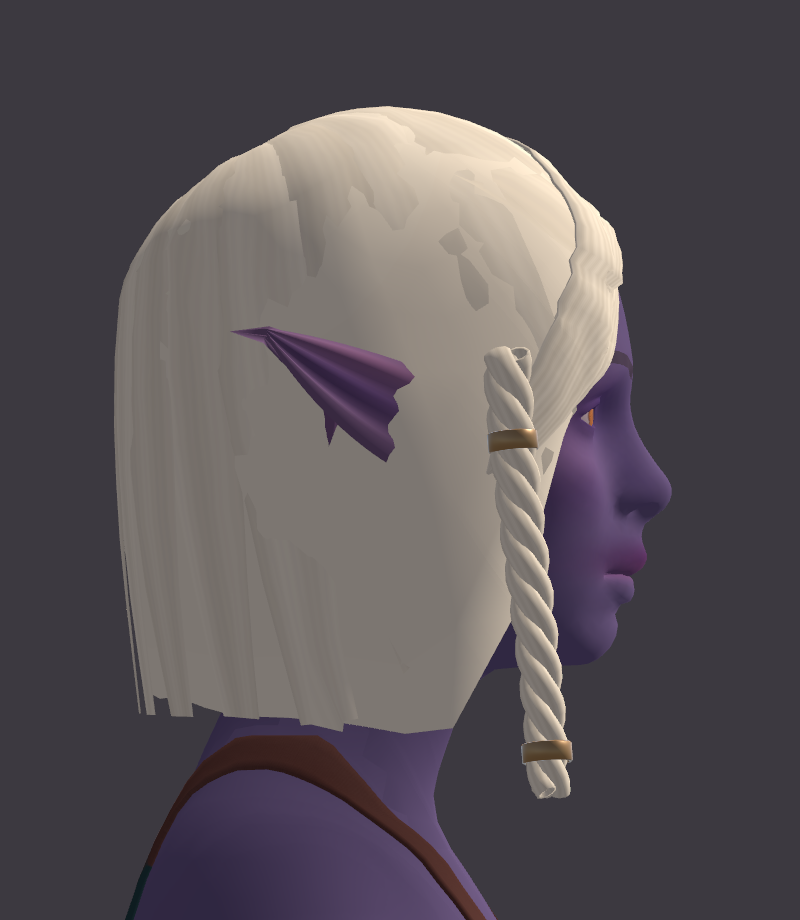
#> input picture character-production/output/dark-elf-female/ebb-cantor/UnityReview/Base-profile.png, 800 x 920 px, given in place of Neutral-three-quarter.png, which was not available
$ python warden_unity_handoff.py
#> lines starting #> are read from the running program, lines starting #| are printed output that depends on the picture
"""Assemble the Unity handoff from measured editor results and actual GPU captures."""
from pathlib import Path
import hashlib, json
import numpy as np
from PIL import Image,ImageDraw,ImageFont
P=Path(__file__).resolve().parents[1]
O=P/'output/dark-elf-male/furnace-warden';R=O/'UnityReview'
U=P/'unity-validation/Assets/NightcapDarkElfMale/furnace-warden'
def rgb(path):return Image.open(path).convert('RGB')
def font(size,serif=False):return ImageFont.truetype('C:/Windows/Fonts/'+('georgia.ttf' if serif else 'segoeui.ttf'),size)
def image_panel(sheet,name,box):
    pic=rgb(R/(name+'.png'))
    from PIL import ImageOps
    sheet.paste(ImageOps.fit(pic,(box[2],box[3]),method=Image.Resampling.LANCZOS),box[:2])
def overview():
    sheet=Image.new('RGB',(1510,960),'#28252d');d=ImageDraw.Draw(sheet)
#> after `sheet = Image.new('RGB', (1510, 960), '#28252d')`:
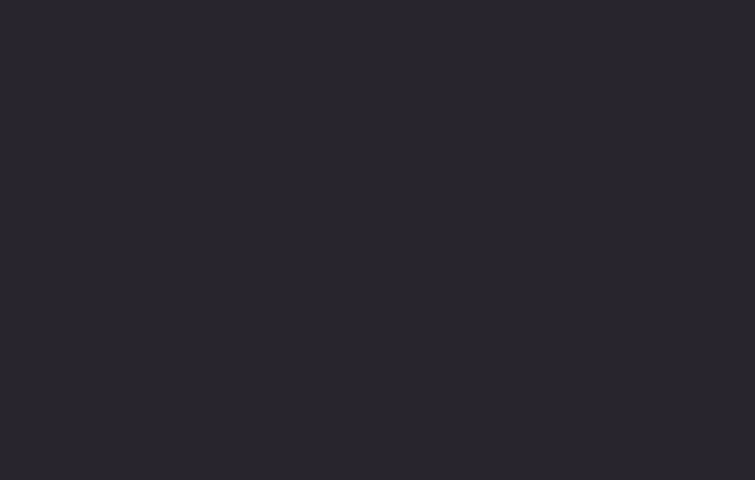
#> sheet: PIL image 1510x960 RGB (shown at 1/2 size); mean R, G, B 40, 37, 45
    d.text((48,26),'N I G H T C A P     /     U N I T Y   C H A R A C T E R   R E V I E W',font=font(16),fill='#d8bba4')
    d.text((44,65),'Furnace Warden',font=font(61,True),fill='#efe9dd')
    d.text((1178,102),'Built-In forward   /   Humanoid',font=font(18),fill='#bcafb0')
    d.line((45,155,1465,155),fill='#65575d')
    image_panel(sheet,'Neutral-three-quarter',(45,180,582,676))
#> in image_panel, `sheet.paste(ImageOps.fit(pic,(box[2],box[3]),method=Image.Resampling.L..`:
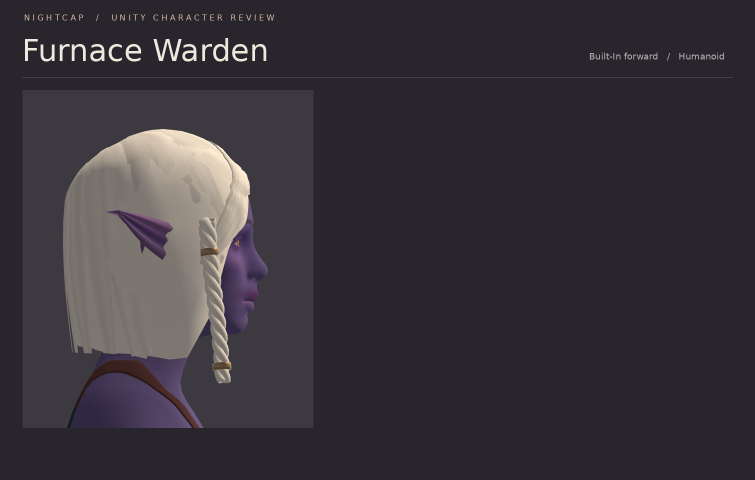
#> sheet: PIL image 1510x960 RGB (shown at 1/2 size); mean R, G, B 54.9, 50.9, 57.7
    image_panel(sheet,'Helm-detail',(656,180,389,315))
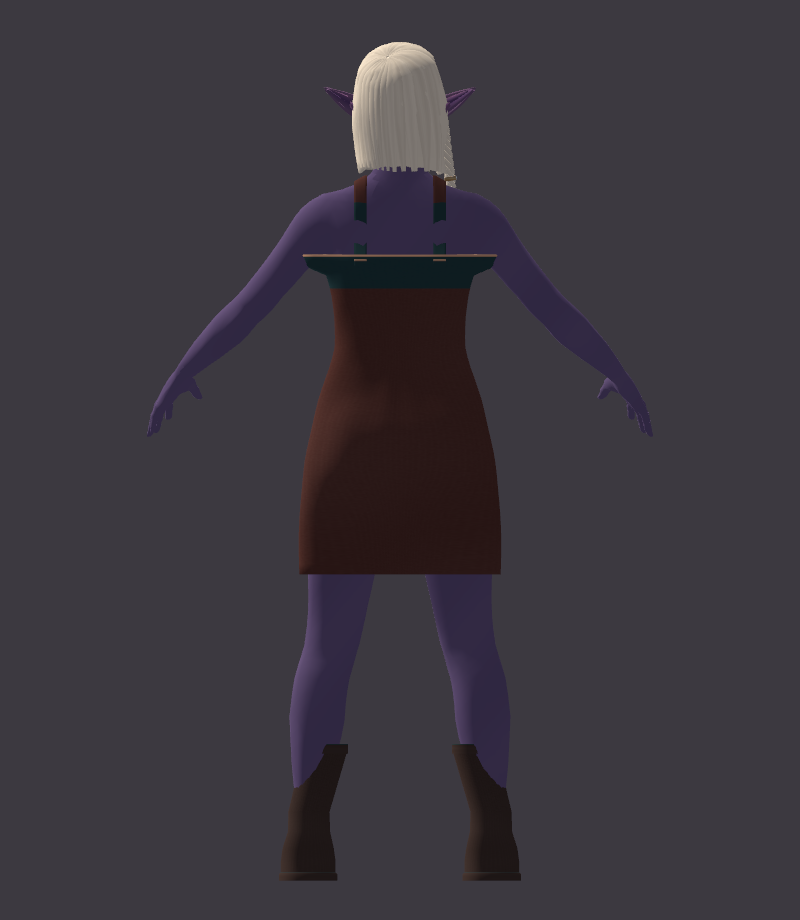
#> input picture character-production/output/dark-elf-female/ebb-cantor/UnityReview/Base-rear.png, 800 x 920 px, given in place of Helm-detail.png, which was not available
    image_panel(sheet,'Uncovered-head',(1071,180,394,315))
#> call 3 of image_panel, with name = 'Uncovered-head', box = (1071, 180, 394, 315)
#> in image_panel (call 3), `sheet.paste(ImageOps.fit(pic,(box[2],box[3]),method=Image.Resampling.L..`:
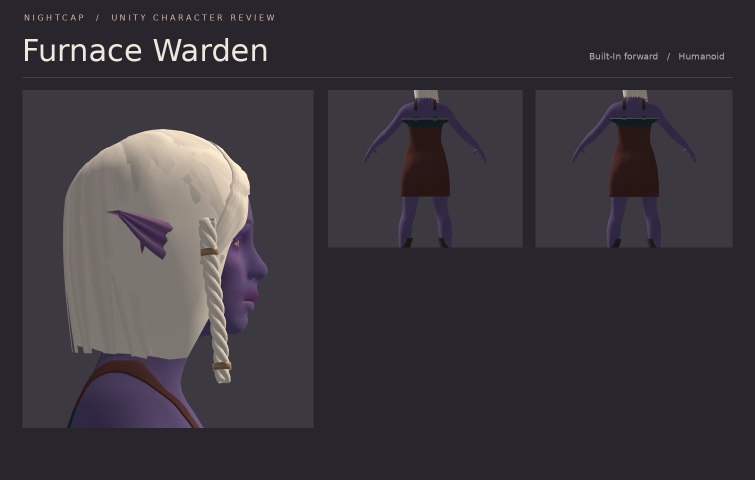
#> sheet: PIL image 1510x960 RGB (shown at 1/2 size); mean R, G, B 57.9, 53.6, 60.3
    image_panel(sheet,'Reversed-key',(656,551,252,305))
    image_panel(sheet,'Forge',(933,551,252,305))
    image_panel(sheet,'Base',(1213,551,252,305))
    for x,y,s in [(45,875,'Armored   /   neutral light'),(656,505,'Closed helm'),(1071,505,'Helm removed'),(656,875,'Reversed key'),(933,875,'Forge light'),(1213,875,'Underlayers')]:
        d.text((x,y),s,font=font(20,True),fill='#eaded1')
    sheet.save(R/'Unity-Warden.jpg',quality=95,subsampling=0)
# [113 lines left out: functions comparisons, metrics, handoff, not called in this run]

if __name__=='__main__':
#> (the run stopped early here; a loop or call above may not have finished)
